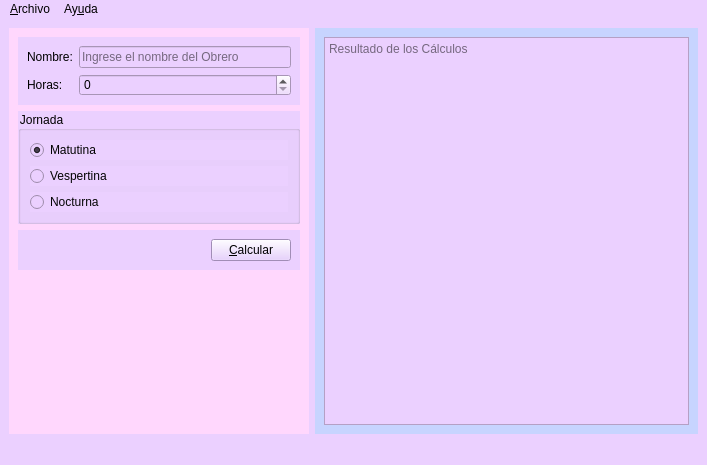
<?xml version="1.0" encoding="UTF-8"?>
<ui version="4.0">
 <class>Salarios</class>
 <widget class="QMainWindow" name="Salarios">
  <property name="geometry">
   <rect>
    <x>0</x>
    <y>0</y>
    <width>707</width>
    <height>465</height>
   </rect>
  </property>
  <property name="minimumSize">
   <size>
    <width>600</width>
    <height>0</height>
   </size>
  </property>
  <property name="windowTitle">
   <string>Salarios</string>
  </property>
  <property name="windowIcon">
   <iconset resource="Recursos.qrc">
    <normaloff>:/Recursos/Imagenes/idiomas.png</normaloff>:/Recursos/Imagenes/idiomas.png</iconset>
  </property>
  <property name="styleSheet">
   <string notr="true">background-color: rgb(170, 170, 255);
background-color: rgb(235, 208, 255);</string>
  </property>
  <widget class="QWidget" name="centralwidget">
   <layout class="QHBoxLayout" name="horizontalLayout_2">
    <item>
     <widget class="QWidget" name="widget" native="true">
      <property name="minimumSize">
       <size>
        <width>250</width>
        <height>0</height>
       </size>
      </property>
      <property name="maximumSize">
       <size>
        <width>300</width>
        <height>16777215</height>
       </size>
      </property>
      <property name="styleSheet">
       <string notr="true">background-color: rgb(255, 215, 253);
color: rgb(255, 255, 255);</string>
      </property>
      <layout class="QVBoxLayout" name="verticalLayout_2">
       <item>
        <widget class="QWidget" name="widget_3" native="true">
         <property name="styleSheet">
          <string notr="true">background-color: rgb(235, 208, 255);</string>
         </property>
         <layout class="QFormLayout" name="formLayout">
          <item row="0" column="0">
           <widget class="QLabel" name="etqNombre">
            <property name="styleSheet">
             <string notr="true">font: 10pt &quot;Amarillo&quot;;
color: rgb(0, 0, 0);</string>
            </property>
            <property name="text">
             <string>Nombre:</string>
            </property>
           </widget>
          </item>
          <item row="0" column="1">
           <widget class="QLineEdit" name="intNombre">
            <property name="styleSheet">
             <string notr="true">font: 12pt &quot;Letters for Learners&quot;;
color: rgb(0, 0, 0);</string>
            </property>
            <property name="placeholderText">
             <string>Ingrese el nombre del Obrero</string>
            </property>
           </widget>
          </item>
          <item row="1" column="0">
           <widget class="QLabel" name="etqHoras">
            <property name="styleSheet">
             <string notr="true">font: 10pt &quot;Amarillo&quot;;
color: rgb(0, 0, 0);</string>
            </property>
            <property name="text">
             <string>Horas:</string>
            </property>
           </widget>
          </item>
          <item row="1" column="1">
           <widget class="QSpinBox" name="intHoras">
            <property name="styleSheet">
             <string notr="true">font: 12pt &quot;Letters for Learners&quot;;
color: rgb(0, 0, 0);</string>
            </property>
           </widget>
          </item>
         </layout>
        </widget>
       </item>
       <item>
        <widget class="QGroupBox" name="jornadaLista">
         <property name="styleSheet">
          <string notr="true">background-color: rgb(235, 208, 255);
font: 10pt &quot;Amarillo&quot;;
color: rgb(0, 0, 0);</string>
         </property>
         <property name="title">
          <string>Jornada</string>
         </property>
         <layout class="QVBoxLayout" name="verticalLayout">
          <item>
           <widget class="QRadioButton" name="intMatutina">
            <property name="styleSheet">
             <string notr="true">color: rgb(4, 4, 4);</string>
            </property>
            <property name="text">
             <string>Matutina</string>
            </property>
            <property name="icon">
             <iconset resource="Recursos.qrc">
              <normaloff>:/Recursos/Imagenes/Matutina.png</normaloff>:/Recursos/Imagenes/Matutina.png</iconset>
            </property>
            <property name="checked">
             <bool>true</bool>
            </property>
           </widget>
          </item>
          <item>
           <widget class="QRadioButton" name="intVespertina">
            <property name="styleSheet">
             <string notr="true">color: rgb(3, 3, 3);</string>
            </property>
            <property name="text">
             <string>Vespertina</string>
            </property>
            <property name="icon">
             <iconset resource="Recursos.qrc">
              <normaloff>:/Recursos/Imagenes/Vespertina.png</normaloff>:/Recursos/Imagenes/Vespertina.png</iconset>
            </property>
           </widget>
          </item>
          <item>
           <widget class="QRadioButton" name="intNocturna">
            <property name="styleSheet">
             <string notr="true">color: rgb(6, 6, 6);</string>
            </property>
            <property name="text">
             <string>Nocturna</string>
            </property>
            <property name="icon">
             <iconset resource="Recursos.qrc">
              <normaloff>:/Recursos/Imagenes/Nocturna.png</normaloff>:/Recursos/Imagenes/Nocturna.png</iconset>
            </property>
           </widget>
          </item>
         </layout>
        </widget>
       </item>
       <item>
        <widget class="QWidget" name="widget_4" native="true">
         <property name="styleSheet">
          <string notr="true">background-color: rgb(235, 208, 255);</string>
         </property>
         <layout class="QHBoxLayout" name="horizontalLayout">
          <item>
           <spacer name="horizontalSpacer">
            <property name="orientation">
             <enum>Qt::Horizontal</enum>
            </property>
            <property name="sizeHint" stdset="0">
             <size>
              <width>175</width>
              <height>20</height>
             </size>
            </property>
           </spacer>
          </item>
          <item>
           <widget class="QPushButton" name="btnCalcular">
            <property name="styleSheet">
             <string notr="true">font: 700 italic 16pt &quot;Avengeance Heroic Avenger&quot;;
color: rgb(0, 0, 0);
background-color: rgb(226, 197, 255);</string>
            </property>
            <property name="text">
             <string>&amp;Calcular</string>
            </property>
           </widget>
          </item>
         </layout>
        </widget>
       </item>
       <item>
        <spacer name="verticalSpacer">
         <property name="orientation">
          <enum>Qt::Vertical</enum>
         </property>
         <property name="sizeHint" stdset="0">
          <size>
           <width>20</width>
           <height>33</height>
          </size>
         </property>
        </spacer>
       </item>
      </layout>
     </widget>
    </item>
    <item>
     <widget class="QWidget" name="widget_2" native="true">
      <property name="minimumSize">
       <size>
        <width>300</width>
        <height>0</height>
       </size>
      </property>
      <property name="maximumSize">
       <size>
        <width>600</width>
        <height>16777215</height>
       </size>
      </property>
      <property name="styleSheet">
       <string notr="true">background-color: rgb(238, 238, 236);
background-color: rgb(199, 212, 255);</string>
      </property>
      <layout class="QVBoxLayout" name="verticalLayout_3">
       <item>
        <widget class="QPlainTextEdit" name="outTexto">
         <property name="styleSheet">
          <string notr="true">background-color: rgb(235, 208, 255);
font: 12pt &quot;Letters for Learners&quot;;
color: rgb(0, 0, 0);</string>
         </property>
         <property name="readOnly">
          <bool>true</bool>
         </property>
         <property name="placeholderText">
          <string>Resultado de los Cálculos</string>
         </property>
        </widget>
       </item>
      </layout>
     </widget>
    </item>
   </layout>
  </widget>
  <widget class="QMenuBar" name="menubar">
   <property name="geometry">
    <rect>
     <x>0</x>
     <y>0</y>
     <width>707</width>
     <height>22</height>
    </rect>
   </property>
   <widget class="QMenu" name="menuArchivo">
    <property name="title">
     <string>&amp;Archivo</string>
    </property>
    <addaction name="actionNuevo"/>
    <addaction name="actionAbrir"/>
    <addaction name="actionGuardar"/>
    <addaction name="separator"/>
    <addaction name="actionCalcular"/>
    <addaction name="separator"/>
    <addaction name="actionSalir"/>
   </widget>
   <widget class="QMenu" name="menuAyuda">
    <property name="title">
     <string>Ay&amp;uda</string>
    </property>
    <addaction name="actionAcerca_de_Salarios"/>
   </widget>
   <addaction name="menuArchivo"/>
   <addaction name="menuAyuda"/>
  </widget>
  <widget class="QStatusBar" name="statusbar"/>
  <action name="actionNuevo">
   <property name="icon">
    <iconset resource="Recursos.qrc">
     <normaloff>:/Recursos/Imagenes/Nuevo.png</normaloff>:/Recursos/Imagenes/Nuevo.png</iconset>
   </property>
   <property name="text">
    <string>&amp;Nuevo</string>
   </property>
   <property name="shortcut">
    <string>Ctrl+N</string>
   </property>
  </action>
  <action name="actionAbrir">
   <property name="icon">
    <iconset>
     <normaloff>:/Recursos/Imagenes/abrir-carpeta-con-documento.png</normaloff>:/Recursos/Imagenes/abrir-carpeta-con-documento.png</iconset>
   </property>
   <property name="text">
    <string>&amp;Abrir</string>
   </property>
   <property name="shortcut">
    <string>Ctrl+A</string>
   </property>
  </action>
  <action name="actionGuardar">
   <property name="icon">
    <iconset resource="Recursos.qrc">
     <normaloff>:/Recursos/Imagenes/Guardar.png</normaloff>:/Recursos/Imagenes/Guardar.png</iconset>
   </property>
   <property name="text">
    <string>&amp;Guardar</string>
   </property>
   <property name="shortcut">
    <string>Ctrl+G</string>
   </property>
   <property name="iconVisibleInMenu">
    <bool>true</bool>
   </property>
  </action>
  <action name="actionCalcular">
   <property name="icon">
    <iconset>
     <normaloff>:/Recursos/Imagenes/calculos.png</normaloff>:/Recursos/Imagenes/calculos.png</iconset>
   </property>
   <property name="text">
    <string>&amp;Calcular</string>
   </property>
   <property name="shortcut">
    <string>Shift+F1</string>
   </property>
  </action>
  <action name="actionSalir">
   <property name="icon">
    <iconset resource="Recursos.qrc">
     <normaloff>:/Recursos/Imagenes/salida.png</normaloff>:/Recursos/Imagenes/salida.png</iconset>
   </property>
   <property name="text">
    <string>&amp;Salir</string>
   </property>
   <property name="shortcut">
    <string>Ctrl+Q</string>
   </property>
  </action>
  <action name="actionAcerca_de_Salarios">
   <property name="icon">
    <iconset resource="Recursos.qrc">
     <normaloff>:/Recursos/Imagenes/idiomas.png</normaloff>:/Recursos/Imagenes/idiomas.png</iconset>
   </property>
   <property name="text">
    <string>Acerca de Salarios</string>
   </property>
  </action>
 </widget>
 <resources>
  <include location="Recursos.qrc"/>
 </resources>
 <connections/>
</ui>
